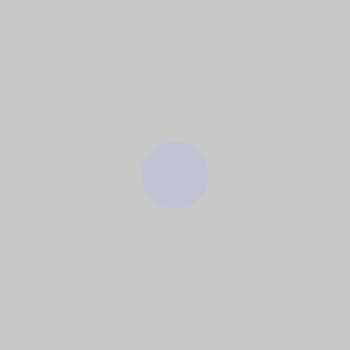
Frame 1 (no input)
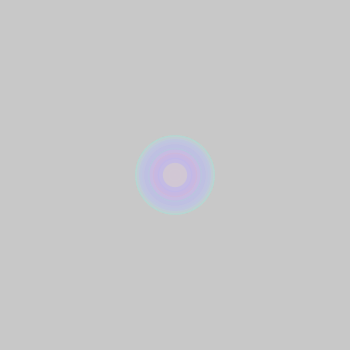
Frame 60 (the mouse pressed at the canvas centre just before this capture)
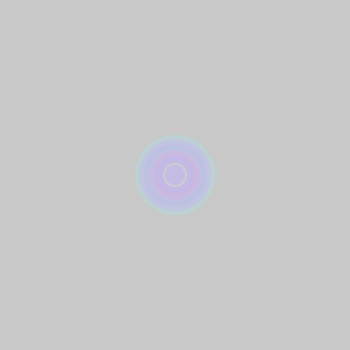
Frame 120 (the mouse held since frame 60 and released just before this capture)

The Processing sketch that drew these frames (run headless with seeded random() and noise(); from frame 60 on, the mouse is pressed at the canvas centre):

// Processing sketch: processing_101235
// ── processing_101235.pde

int counter;

void setup() {  //setup function called initially, only once
  size(350,350);
  background(200);  //set background white
  colorMode(HSB);   //set colors to Hue, Saturation, Brightness mode
  counter = 0;
}

void draw() {  //draw function loops 
  counter++;
  noStroke();
  fill(random(255),100,255,50);
  
  if(mousePressed == true) { //add some interaction
    ellipse(mouseX, mouseY, 20, 20);
  }
  else {
    ellipse(width/2, height/2, 80*sin(counter), 80*sin(counter));
  }
}
